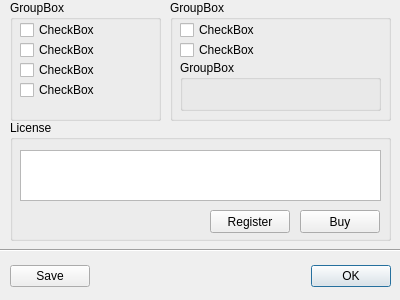
<?xml version="1.0" encoding="UTF-8"?>
<ui version="4.0">
 <class>Settings</class>
 <widget class="QDialog" name="Settings">
  <property name="geometry">
   <rect>
    <x>0</x>
    <y>0</y>
    <width>400</width>
    <height>300</height>
   </rect>
  </property>
  <property name="windowTitle">
   <string>Dialog</string>
  </property>
  <widget class="QDialogButtonBox" name="buttonBox">
   <property name="geometry">
    <rect>
     <x>50</x>
     <y>260</y>
     <width>341</width>
     <height>32</height>
    </rect>
   </property>
   <property name="orientation">
    <enum>Qt::Orientation::Horizontal</enum>
   </property>
   <property name="standardButtons">
    <set>QDialogButtonBox::StandardButton::Ok</set>
   </property>
   <property name="centerButtons">
    <bool>false</bool>
   </property>
  </widget>
  <widget class="QDialogButtonBox" name="buttonBox_2">
   <property name="geometry">
    <rect>
     <x>10</x>
     <y>260</y>
     <width>341</width>
     <height>32</height>
    </rect>
   </property>
   <property name="layoutDirection">
    <enum>Qt::LayoutDirection::RightToLeft</enum>
   </property>
   <property name="orientation">
    <enum>Qt::Orientation::Horizontal</enum>
   </property>
   <property name="standardButtons">
    <set>QDialogButtonBox::StandardButton::Save</set>
   </property>
   <property name="centerButtons">
    <bool>false</bool>
   </property>
  </widget>
  <widget class="QGroupBox" name="groupBox">
   <property name="geometry">
    <rect>
     <x>10</x>
     <y>120</y>
     <width>381</width>
     <height>121</height>
    </rect>
   </property>
   <property name="title">
    <string>License</string>
   </property>
   <property name="flat">
    <bool>false</bool>
   </property>
   <property name="checkable">
    <bool>false</bool>
   </property>
   <widget class="QPushButton" name="pushButton">
    <property name="geometry">
     <rect>
      <x>290</x>
      <y>90</y>
      <width>80</width>
      <height>23</height>
     </rect>
    </property>
    <property name="text">
     <string>Buy</string>
    </property>
   </widget>
   <widget class="QPushButton" name="pushButton_2">
    <property name="geometry">
     <rect>
      <x>200</x>
      <y>90</y>
      <width>80</width>
      <height>23</height>
     </rect>
    </property>
    <property name="text">
     <string>Register</string>
    </property>
   </widget>
   <widget class="QTextEdit" name="textEdit">
    <property name="geometry">
     <rect>
      <x>10</x>
      <y>30</y>
      <width>361</width>
      <height>51</height>
     </rect>
    </property>
   </widget>
  </widget>
  <widget class="Line" name="line">
   <property name="geometry">
    <rect>
     <x>0</x>
     <y>240</y>
     <width>401</width>
     <height>20</height>
    </rect>
   </property>
   <property name="orientation">
    <enum>Qt::Orientation::Horizontal</enum>
   </property>
  </widget>
  <widget class="QGroupBox" name="groupBox_2">
   <property name="geometry">
    <rect>
     <x>10</x>
     <y>0</y>
     <width>151</width>
     <height>121</height>
    </rect>
   </property>
   <property name="title">
    <string>GroupBox</string>
   </property>
   <widget class="QCheckBox" name="checkBox">
    <property name="geometry">
     <rect>
      <x>10</x>
      <y>20</y>
      <width>81</width>
      <height>20</height>
     </rect>
    </property>
    <property name="text">
     <string>CheckBox</string>
    </property>
   </widget>
   <widget class="QCheckBox" name="checkBox_2">
    <property name="geometry">
     <rect>
      <x>10</x>
      <y>40</y>
      <width>81</width>
      <height>20</height>
     </rect>
    </property>
    <property name="text">
     <string>CheckBox</string>
    </property>
   </widget>
   <widget class="QCheckBox" name="checkBox_3">
    <property name="geometry">
     <rect>
      <x>10</x>
      <y>60</y>
      <width>81</width>
      <height>20</height>
     </rect>
    </property>
    <property name="text">
     <string>CheckBox</string>
    </property>
   </widget>
   <widget class="QCheckBox" name="checkBox_4">
    <property name="geometry">
     <rect>
      <x>10</x>
      <y>80</y>
      <width>81</width>
      <height>20</height>
     </rect>
    </property>
    <property name="text">
     <string>CheckBox</string>
    </property>
   </widget>
  </widget>
  <widget class="QGroupBox" name="groupBox_3">
   <property name="geometry">
    <rect>
     <x>170</x>
     <y>0</y>
     <width>221</width>
     <height>121</height>
    </rect>
   </property>
   <property name="title">
    <string>GroupBox</string>
   </property>
   <widget class="QGroupBox" name="groupBox_4">
    <property name="geometry">
     <rect>
      <x>10</x>
      <y>60</y>
      <width>201</width>
      <height>51</height>
     </rect>
    </property>
    <property name="title">
     <string>GroupBox</string>
    </property>
   </widget>
   <widget class="QCheckBox" name="checkBox_5">
    <property name="geometry">
     <rect>
      <x>10</x>
      <y>20</y>
      <width>81</width>
      <height>20</height>
     </rect>
    </property>
    <property name="text">
     <string>CheckBox</string>
    </property>
   </widget>
   <widget class="QCheckBox" name="checkBox_6">
    <property name="geometry">
     <rect>
      <x>10</x>
      <y>40</y>
      <width>81</width>
      <height>20</height>
     </rect>
    </property>
    <property name="text">
     <string>CheckBox</string>
    </property>
   </widget>
  </widget>
 </widget>
 <resources/>
 <connections>
  <connection>
   <sender>buttonBox</sender>
   <signal>accepted()</signal>
   <receiver>Settings</receiver>
   <slot>accept()</slot>
   <hints>
    <hint type="sourcelabel">
     <x>248</x>
     <y>254</y>
    </hint>
    <hint type="destinationlabel">
     <x>157</x>
     <y>274</y>
    </hint>
   </hints>
  </connection>
  <connection>
   <sender>buttonBox</sender>
   <signal>rejected()</signal>
   <receiver>Settings</receiver>
   <slot>reject()</slot>
   <hints>
    <hint type="sourcelabel">
     <x>316</x>
     <y>260</y>
    </hint>
    <hint type="destinationlabel">
     <x>286</x>
     <y>274</y>
    </hint>
   </hints>
  </connection>
 </connections>
</ui>
